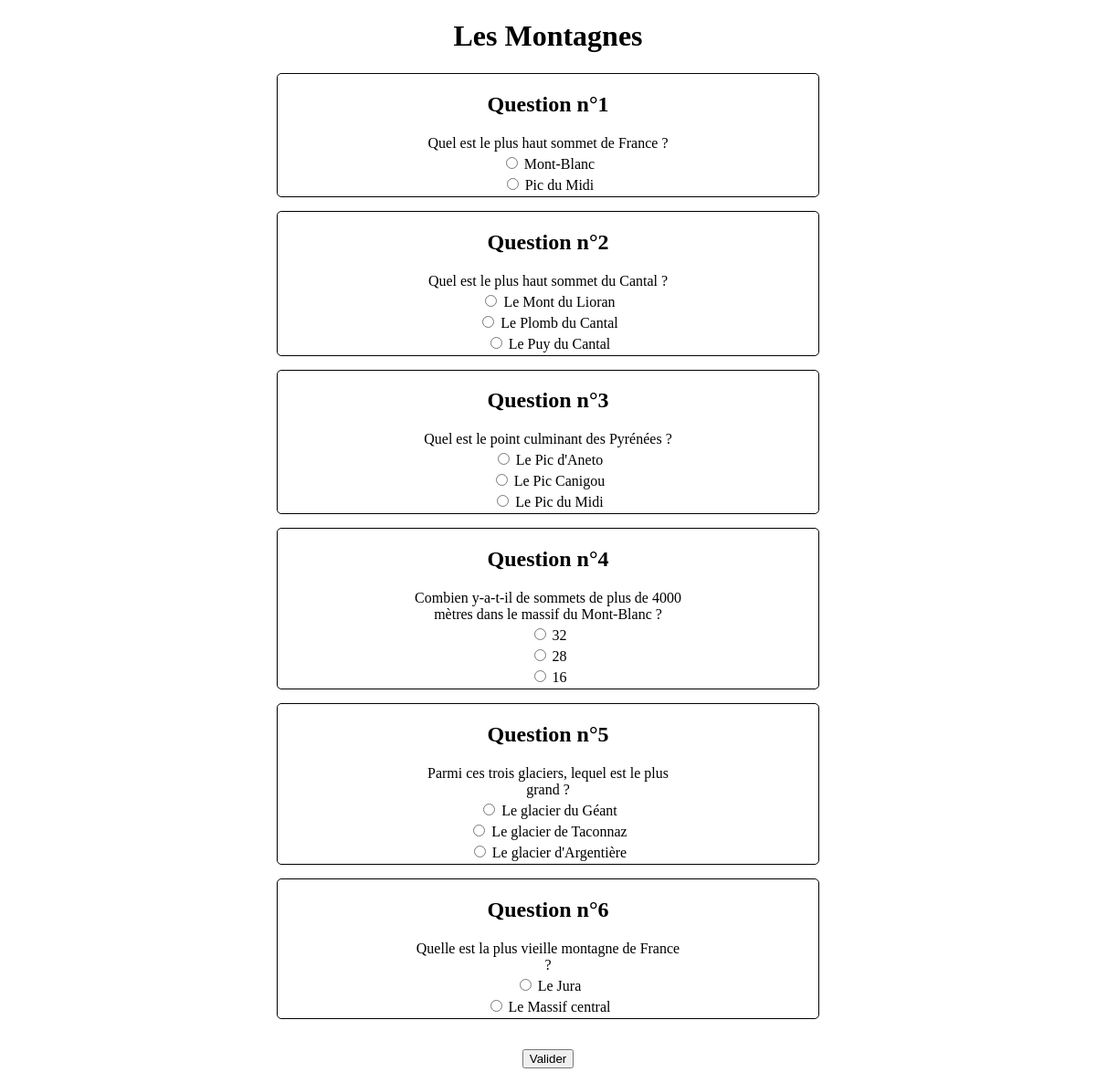
Page /quiz.php?quiz=3 on the committed database.
### tables this page shows
CREATE TABLE `quiz` (
  `quiz_id` int(11) NOT NULL AUTO_INCREMENT,
  `nom_quiz` varchar(255) NOT NULL,
  `description` varchar(255) NOT NULL,
  `nb_questions` int(11) NOT NULL,
  PRIMARY KEY (`quiz_id`),
  UNIQUE KEY `quiz_id` (`quiz_id`) USING BTREE
);

CREATE TABLE `quiz_questions` (
  `id` int(11) NOT NULL AUTO_INCREMENT,
  `quiz_id` int(11) NOT NULL,
  `id_question` int(11) NOT NULL,
  `question` varchar(255) NOT NULL,
  PRIMARY KEY (`id`),
  KEY `quiz_id` (`quiz_id`),
  CONSTRAINT `quiz_id` FOREIGN KEY (`quiz_id`) REFERENCES `quiz` (`quiz_id`) ON DELETE CASCADE ON UPDATE CASCADE
);

CREATE TABLE `quiz_reponses` (
  `id` int(11) NOT NULL AUTO_INCREMENT,
  `quiz_id` int(11) NOT NULL,
  `id_question` int(11) NOT NULL,
  `id_reponse` int(11) NOT NULL,
  `reponse` varchar(255) NOT NULL,
  `resultat` tinyint(4) NOT NULL,
  PRIMARY KEY (`id`),
  KEY `quiz_id` (`quiz_id`),
  CONSTRAINT `quiz_id_quiz` FOREIGN KEY (`quiz_id`) REFERENCES `quiz` (`quiz_id`) ON DELETE CASCADE ON UPDATE CASCADE
);

### quiz.php (the view, shortened to what this page needs)
<?php
include('includes/bdd.php');
$req_n = $bdd->query('SELECT * FROM quiz WHERE quiz_id = '.$_GET['quiz'].'');
$quiz_n = $req_n->fetch();
if(isset($_GET['quiz']) AND $_GET['quiz'] > 0 AND $quiz_n)
{
    $id_quiz = htmlspecialchars($_GET['quiz']);
    $nom_quiz = htmlspecialchars($quiz_n['nom_quiz']);
    $req = $bdd->query('SELECT id_question, question FROM quiz_questions WHERE quiz_id = '.$id_quiz.'');
    $req_s = $bdd->prepare('SELECT id_reponse, reponse FROM quiz_reponses WHERE id_question = :question_id AND quiz_id = '.$id_quiz.' ORDER BY id_reponse');
    ?>
    <!DOCTYPE html>
    <html>
        <head>
            <link rel="stylesheet" type="text/css" href="styles/style.css"/>
        </head>
        <body>
        	<center>
        		<h1><?php echo $nom_quiz;?></h1>
        		<form action="includes/quiz_post.php" method="post">
        			<p>
                		<?php
                		while ($quiz_q = $req->fetch())
                		{
                            ?>
                            <div class="quiz_question">
                                <?php
                        		$question_id = htmlspecialchars($quiz_q['id_question']);
                        		$question = htmlspecialchars($quiz_q['question']);
                        		?>
                                <div id="titre_question">
                	    		    <h2>Question n°<?php echo $question_id;?></h2>
                                </div>
                                <div id="question_question">
                	    		    <?php echo $question;?><br>
                                </div>
                        		<?php
                                $req_s->bindParam('question_id',$question_id,PDO::PARAM_INT);
                        		$req_s->execute();
                    			while ($quiz_r = $req_s->fetch())
                    			{
                        			$reponse_id = htmlspecialchars($quiz_r['id_reponse']);
                        			$reponse = htmlspecialchars($quiz_r['reponse']);
                        			?>
                                    <div id="reponse_question">
                        		        <input type="radio" name="input[<?php echo $question_id;?>]" value="<?php echo $reponse_id;?>" id="<?php echo $reponse_id;?>" /> <label for="<?php echo $reponse_id;?>"><?php echo $reponse;?></label><br>
                                    </div>
                        			<?php
                    			}
                                ?>
                            </div>
                            <?php
                		}
                		?>
        	    		<br><input type="submit" value="Valider" />
        			</p>
        		</form>
            </center>
        </body>
    </html>
    <?php
}
else
{
	header('Location: index.php');
}

### styles/style.css (style rules this page uses)
.quiz_question { border-radius: 5px; border: 1px solid black; width: 50%; margin :15px; }
#titre_question { width: 50%; margin:3px; }
#question_question { width: 50%; margin:3px; }
#reponse_question { width: 50%; margin:3px; }

### rows in the picture
quiz: nom_quiz "Les Montagnes"
quiz_questions: id_question "1", question "Quel est le plus haut sommet de France ?"
quiz_reponses: reponse "Mont-Blanc"
quiz_reponses: reponse "Pic du Midi"
quiz_questions: id_question "2", question "Quel est le plus haut sommet du Cantal ?"
quiz_reponses: reponse "Le Mont du Lioran"
quiz_reponses: reponse "Le Plomb du Cantal"
quiz_reponses: reponse "Le Puy du Cantal"
quiz_questions: id_question "3", question "Quel est le point culminant des Pyrénées ?"
quiz_reponses: reponse "Le Pic d'Aneto"
quiz_reponses: reponse "Le Pic Canigou"
quiz_reponses: reponse "Le Pic du Midi"
quiz_questions: id_question "4", question "Combien y-a-t-il de sommets de plus de 4000 mètres dans le massif du Mont-Blanc ?"
quiz_reponses: reponse "32"
quiz_reponses: reponse "28"
quiz_reponses: reponse "16"
quiz_questions: id_question "5", question "Parmi ces trois glaciers, lequel est le plus grand ?"
quiz_reponses: reponse "Le glacier du Géant"
quiz_reponses: reponse "Le glacier de Taconnaz"
quiz_reponses: reponse "Le glacier d'Argentière"
quiz_questions: id_question "6", question "Quelle est la plus vieille montagne de France ?"
quiz_reponses: reponse "Le Jura"
quiz_reponses: reponse "Le Massif central"
